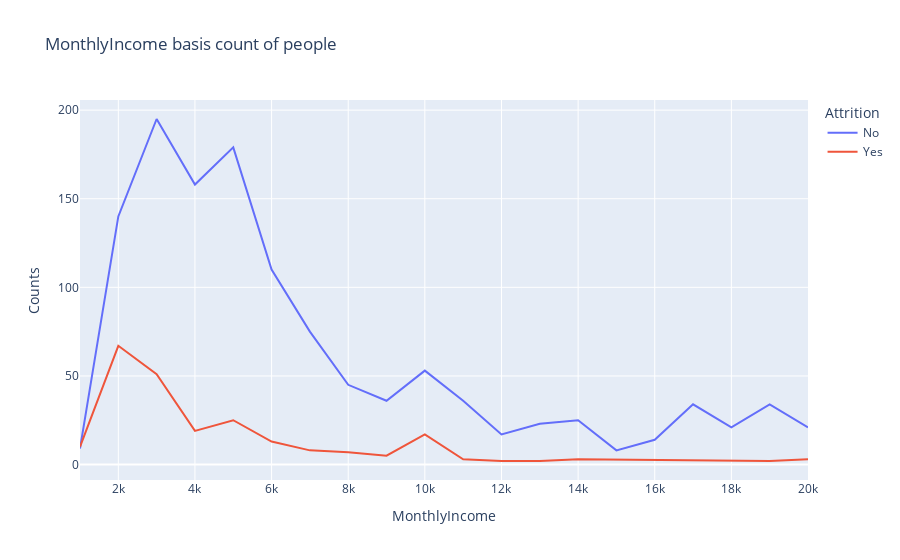

The code cell stored with this chart in its notebook:
### Code cell
px.line(rate_attrition,x='MonthlyIncome',y='Counts',color='Attrition',title='MonthlyIncome basis count of people')

### Figure 1 — Plotly figure (JSON) as saved in the notebook; plotly's stock layout.template omitted (floating-point values rounded to 4 significant figures)
{"data": [{"hovertemplate": "Attrition=No<br>MonthlyIncome=%{x}<br>Counts=%{y}<extra></extra>", "legendgroup": "No", "line": {"color": "#636efa", "dash": "solid"}, "marker": {"symbol": "circle"}, "mode": "lines", "name": "No", "orientation": "v", "showlegend": true, "type": "scatter", "x": [1000, 2000, 3000, 4000, 5000, 6000, 7000, 8000, 9000, 10000, 11000, 12000, 13000, 14000, 15000, 16000, 17000, 18000, 19000, 20000], "xaxis": "x", "y": [9, 140, 195, 158, 179, 110, 75, 45, 36, 53, 36, 17, 23, 25, 8, 14, 34, 21, 34, 21], "yaxis": "y"}, {"hovertemplate": "Attrition=Yes<br>MonthlyIncome=%{x}<br>Counts=%{y}<extra></extra>", "legendgroup": "Yes", "line": {"color": "#EF553B", "dash": "solid"}, "marker": {"symbol": "circle"}, "mode": "lines", "name": "Yes", "orientation": "v", "showlegend": true, "type": "scatter", "x": [1000, 2000, 3000, 4000, 5000, 6000, 7000, 8000, 9000, 10000, 11000, 12000, 13000, 14000, 19000, 20000], "xaxis": "x", "y": [10, 67, 51, 19, 25, 13, 8, 7, 5, 17, 3, 2, 2, 3, 2, 3], "yaxis": "y"}], "layout": {"legend": {"title": {"text": "Attrition"}, "tracegroupgap": 0}, "title": {"text": "MonthlyIncome basis count of people"}, "xaxis": {"anchor": "y", "domain": [0, 1], "title": {"text": "MonthlyIncome"}}, "yaxis": {"anchor": "x", "domain": [0, 1], "title": {"text": "Counts"}}}}
